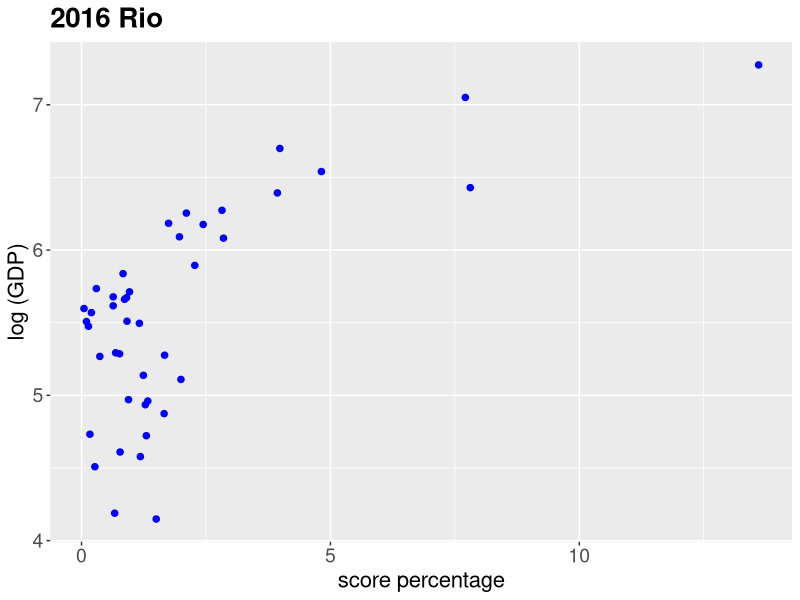
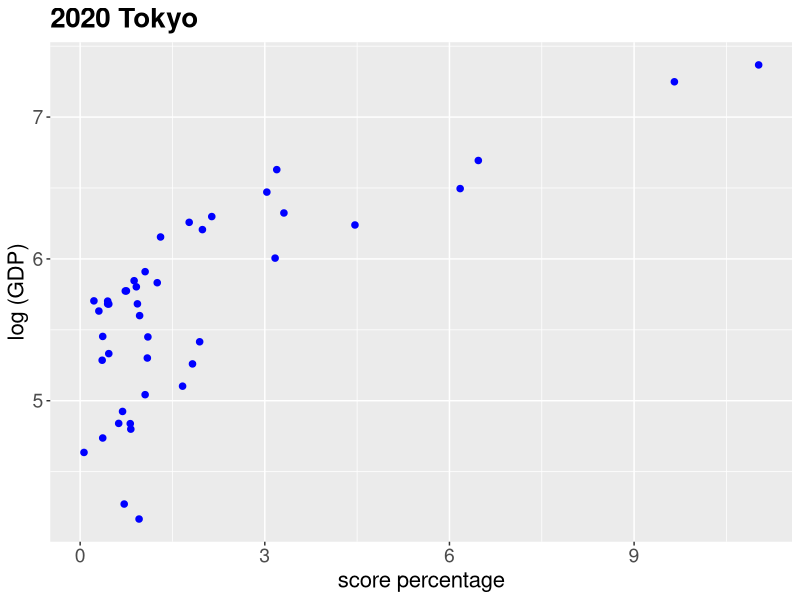
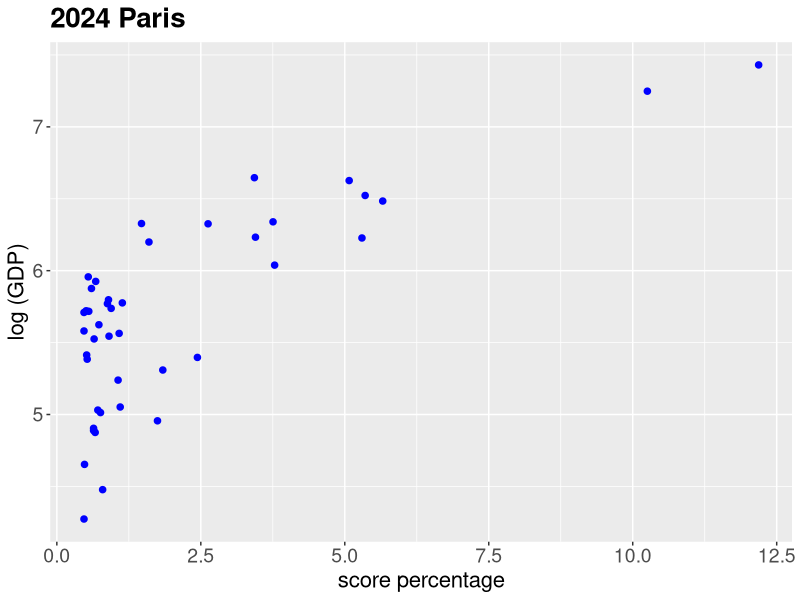
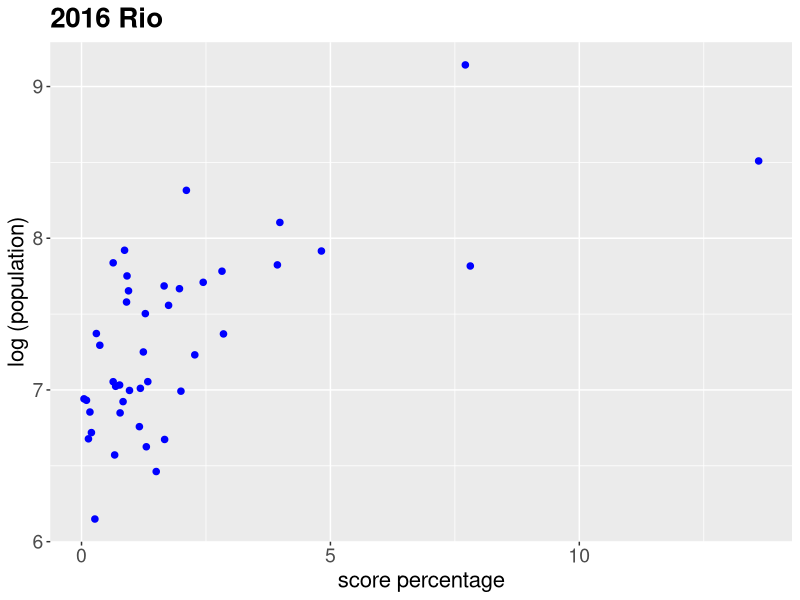
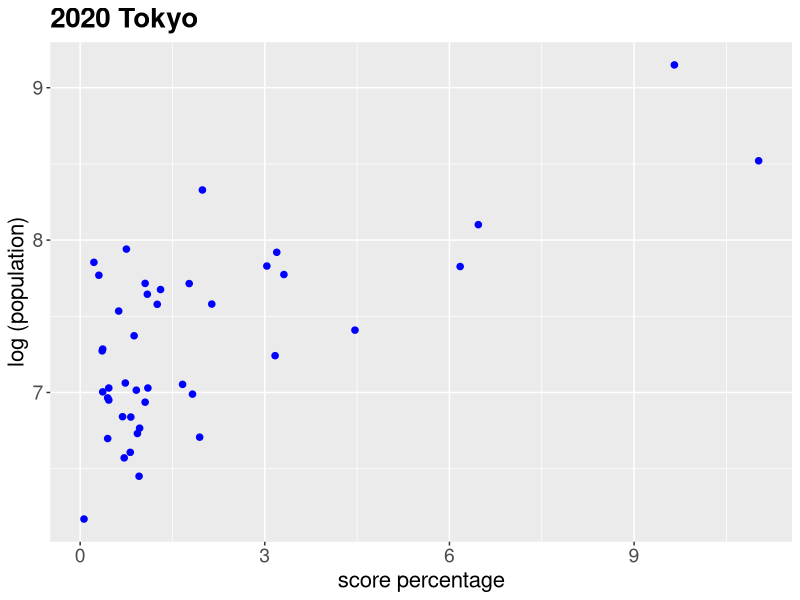
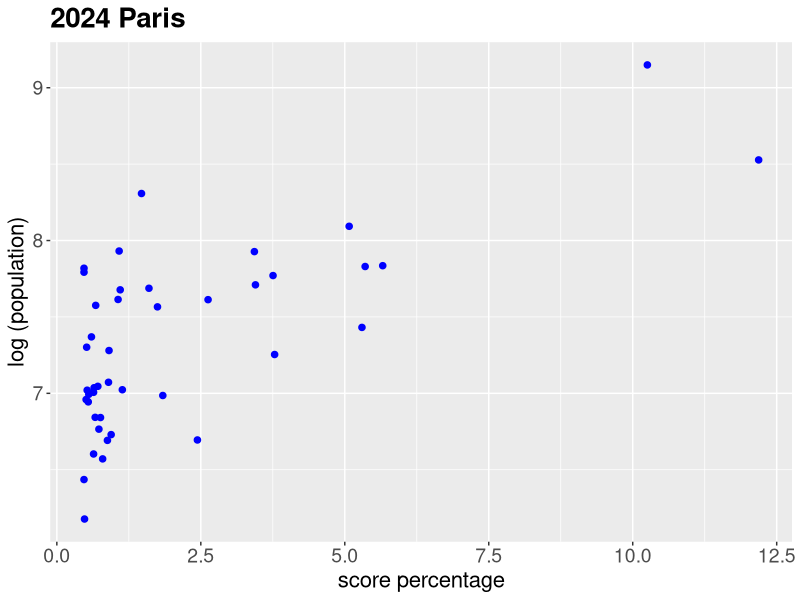

Recreate these plots in R, in order. (Note: this script raises an error after producing the figures.)
library(ggplot2)
library(GGally)
library(spData)
library(plm)
library(spdep)
library(ape)
library(dplyr)
library(ggfortify)

#etAll <- data
etAll <- read.csv("Final Proj/data.csv")

etAll$score2016 <- 20 * etAll$gold2016 + 7 * etAll$silver2016 + 5 * etAll$bronze2016
etAll$score2020 <- 20 * etAll$gold2020 + 7 * etAll$silver2020 + 5 * etAll$bronze2020
etAll$score2024 <- 20 * etAll$gold2024 + 7 * etAll$silver2024 + 5 * etAll$bronze2024

total2024gold = 329
total2024silver = 330
total2024bronze = 385

total2020gold = 340
total2020silver = 338
total2020bronze = 402

total2016gold = 306
total2016silver = 307
total2016bronze = 359

total2024score <- 20 * total2024gold + 7 * total2024silver + 5 * total2024bronze
total2020score <- 20 * total2020gold + 7 * total2020silver + 5 * total2020bronze
total2016score <- 20 * total2016gold + 7 * total2016silver + 5 * total2016bronze

etAll$score2016percentage <- etAll$score2016 / total2016score * 100
etAll$score2020percentage <- etAll$score2020 / total2020score * 100
etAll$score2024percentage <- etAll$score2024 / total2024score * 100

p1 <- ggplot(data = etAll, aes(x = score2016percentage, y = log10(GDP2016))) +
  geom_point(color = "blue", shape = 20, size = 3) +  
  ggtitle("2016 Rio") +
  xlab("score percentage") +
  ylab("log (GDP)") +
  theme(
    plot.title = element_text(size = 20, face = "bold"),  
    axis.title = element_text(size = 16),  
    axis.text = element_text(size = 14)    
  )
ggsave("images/2016score_gdp.png", plot = p1)

p2 <- ggplot(data = etAll, aes(x = score2020percentage, y = log10(GDP2020))) +
  geom_point(color = "blue", shape = 20, size = 3) +  
  ggtitle("2020 Tokyo") +
  xlab("score percentage") +
  ylab("log (GDP)") +
  theme(
    plot.title = element_text(size = 20, face = "bold"),  
    axis.title = element_text(size = 16),  
    axis.text = element_text(size = 14)    
  )
ggsave("images/2020score_gdp.png", plot = p2)

p3 <- ggplot(data = etAll, aes(x = score2024percentage, y = log10(GDP2024))) +
  geom_point(color = "blue", shape = 20, size = 3) +  
  ggtitle("2024 Paris") +
  xlab("score percentage") +
  ylab("log (GDP)") +
  theme(
    plot.title = element_text(size = 20, face = "bold"),  
    axis.title = element_text(size = 16),  
    axis.text = element_text(size = 14)    
  )
ggsave("images/2024score_gdp.png", plot = p3)

p4 <- ggplot(data = etAll, aes(x = score2016percentage, y = log10(population2016))) +
  geom_point(color = "blue", shape = 20, size = 3) +  
  ggtitle("2016 Rio") +
  xlab("score percentage") +
  ylab("log (population)") +
  theme(
    plot.title = element_text(size = 20, face = "bold"),  
    axis.title = element_text(size = 16),  
    axis.text = element_text(size = 14)    
  )
ggsave("images/2016score_population.png", plot = p4)

p5 <- ggplot(data = etAll, aes(x = score2020percentage, y = log10(population2020))) +
  geom_point(color = "blue", shape = 20, size = 3) +  
  ggtitle("2020 Tokyo") +
  xlab("score percentage") +
  ylab("log (population)") +
  theme(
    plot.title = element_text(size = 20, face = "bold"),  
    axis.title = element_text(size = 16),  
    axis.text = element_text(size = 14)    
  )
ggsave("images/2020score_population.png", plot = p5)

p6 <- ggplot(data = etAll, aes(x = score2024percentage, y = log10(population2024))) +
  geom_point(color = "blue", shape = 20, size = 3) +  
  ggtitle("2024 Paris") +
  xlab("score percentage") +
  ylab("log (population)") +
  theme(
    plot.title = element_text(size = 20, face = "bold"),  
    axis.title = element_text(size = 16),  
    axis.text = element_text(size = 14)    
  )
ggsave("images/2024score_population.png", plot = p6)

modelA <- lm(score2024 ~ log10(GDP2024), data=etAll)
summary(modelA)
modelB <- lm(score2024 ~ log10(population2024), data=etAll)
summary(modelB)
modelC <- lm(score2024 ~ log10(GDP2024) + log10(population2024), data=etAll)
summary(modelC)


autoplot(model) #畫出模型診斷的圖
shapiro.test(model$residual) #殘差項常態性檢定
